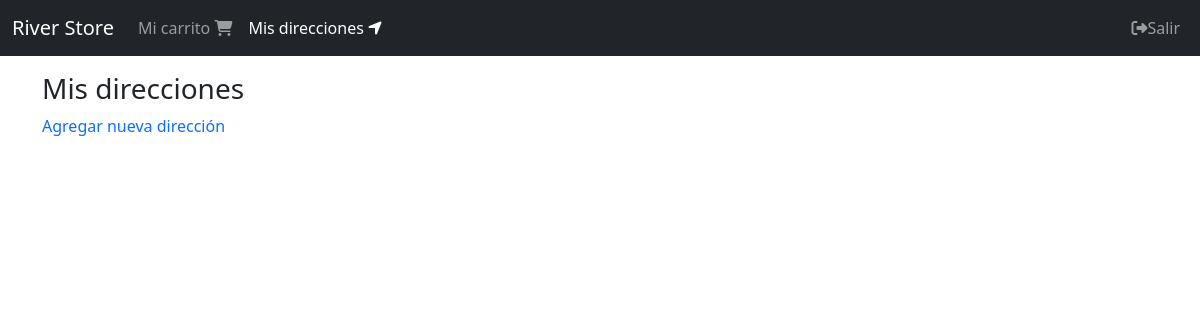
The app's page /direcciones/ (signed in), older data.
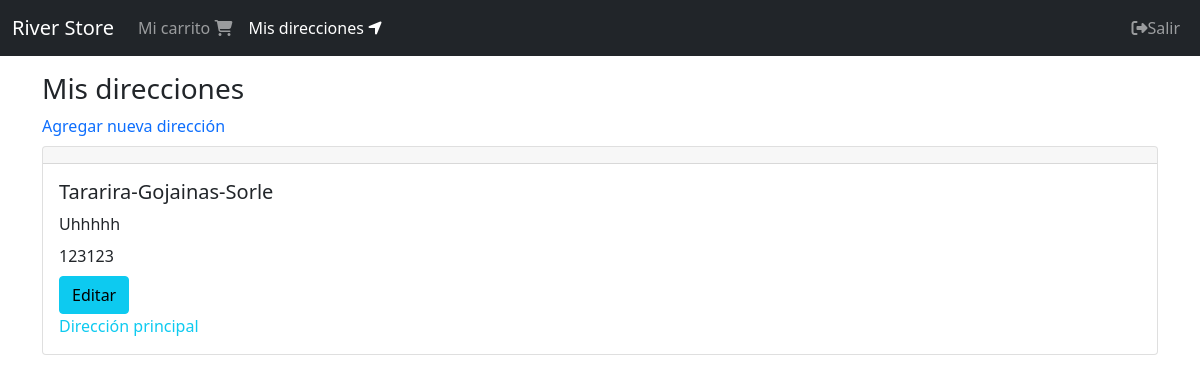
The same page, newer data.
### shipping_addresses/models.py (models this page shows, shortened)
class ShippingAddress(models.Model):
    user = models.ForeignKey(User, null=False, blank=False, on_delete=models.CASCADE)
    line1 = models.CharField(max_length=200)
    line2 = models.CharField(max_length=200, blank=True)
    city=models.CharField(max_length=100)
    state=models.CharField(max_length=100)
    country=models.CharField(max_length=50)
    reference=models.CharField(max_length=300)
    postal_code=models.CharField(max_length=10, null=False, blank=False)
    default=models.BooleanField(default=False)
    created_at=models.DateTimeField(auto_now_add=True)
    @property
    def address(self):
        return f'{self.city}-{self.state}-{self.country}'

### shipping_addresses/views.py (the view)
# urls.py: path('', views.ShippingAddressListView.as_view(), name='shipping_addresses'),
class ShippingAddressListView(LoginRequiredMixin, ListView):
    login_url = 'login'
    model = ShippingAddress
    template_name = 'shipping_addresses/shipping_addresses.html'
    def get_queryset(self):
        return ShippingAddress.objects.filter(user=self.request.user).order_by('-default')

### shipping_addresses/templates/shipping_addresses/shipping_addresses.html
{% extends 'base.html' %}
{% block content %}
<div class="col">
    <div class="h3">
        Mis direcciones
    </div>
    <div>
        <a href="{% url 'shipping_addresses:create' %}" style="text-decoration: none;">
        Agregar nueva dirección
        </a>
    </div>
    <div class="mt-2 mb-5">
        {% for shipping_address in object_list %}
        <div class="mt-2">
        {% include 'shipping_addresses/snippets/shipping_address.html' with edit=True %}
        </div>
        {% endfor %}
    </div>
</div>
{% endblock %}

### shipping_addresses/templates/shipping_addresses/snippets/shipping_address.html
<div class="card">
    <h5 class="card-header"></h5>
    <div class="card-body">
        <h5 class="card-title">{{ shipping_address.address }}</h5>
        <div class="card-title">{{ shipping_address.reference }}</div>
        <div class="card-title">{{ shipping_address.postal_code }}</div>
        {% if edit %}
        <div class="mt-2">
            <a href="{% url 'shipping_addresses:update' shipping_address.pk %}" class="btn btn-info">Editar</a>
            {% if shipping_address.default %}
            <div class="text-info">
                Dirección principal
            </div>
            {% else %}
            <a href="{% url 'shipping_addresses:default' shipping_address.pk %}" class="btn btn-warning">Default</a>
            <a href="{% url 'shipping_addresses:delete' shipping_address.pk %}" class="btn btn-danger">Eliminar</a>
            {% endif %}
        </div>
        {% endif %}
    </div>
</div>

Row changes from the older to the newer data that the page shows:
added ShippingAddress: address "Tararira-Gojainas-Sorle", reference "Uhhhhh", postal_code "123123", default "Dirección principal"
